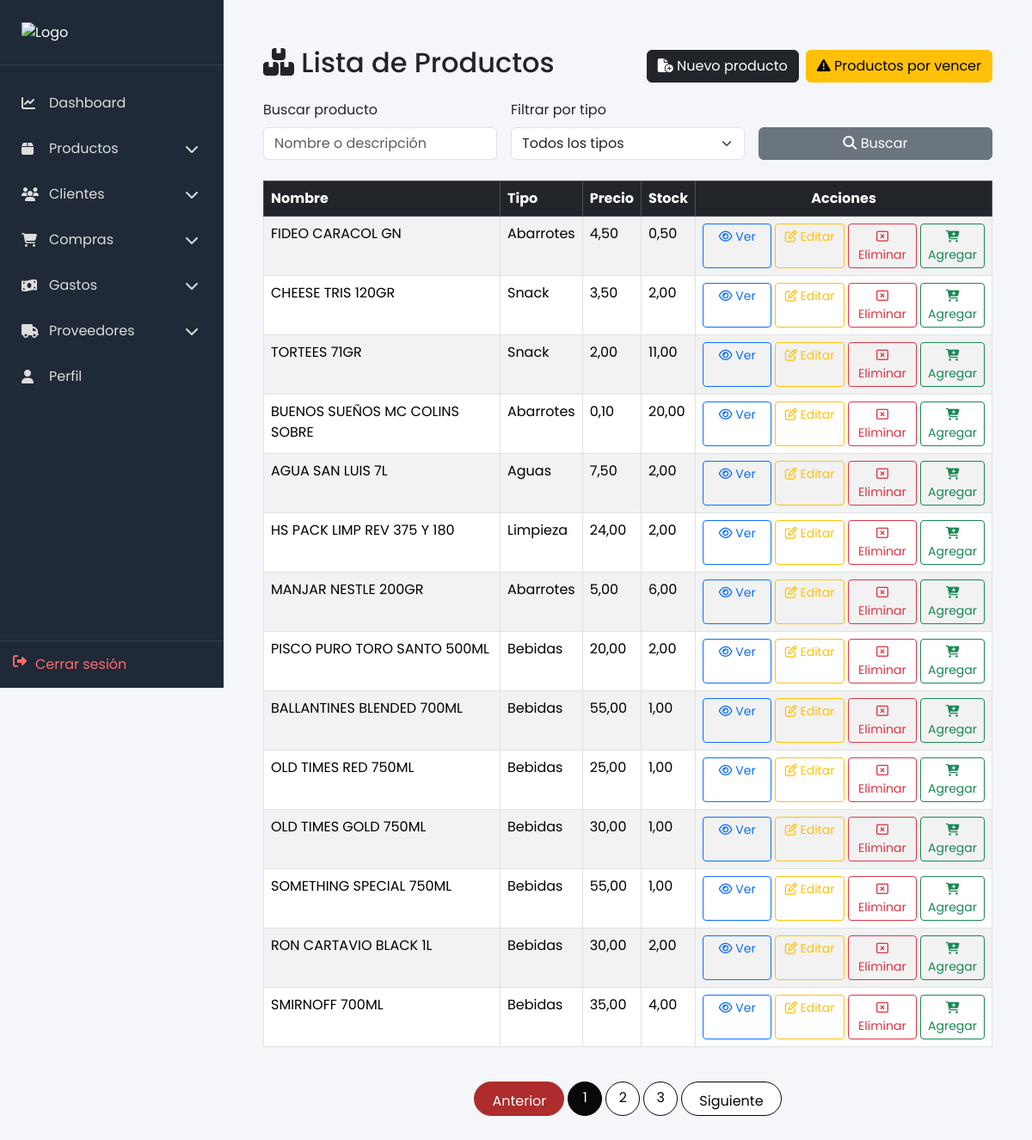
The app's page /productos/, older data.
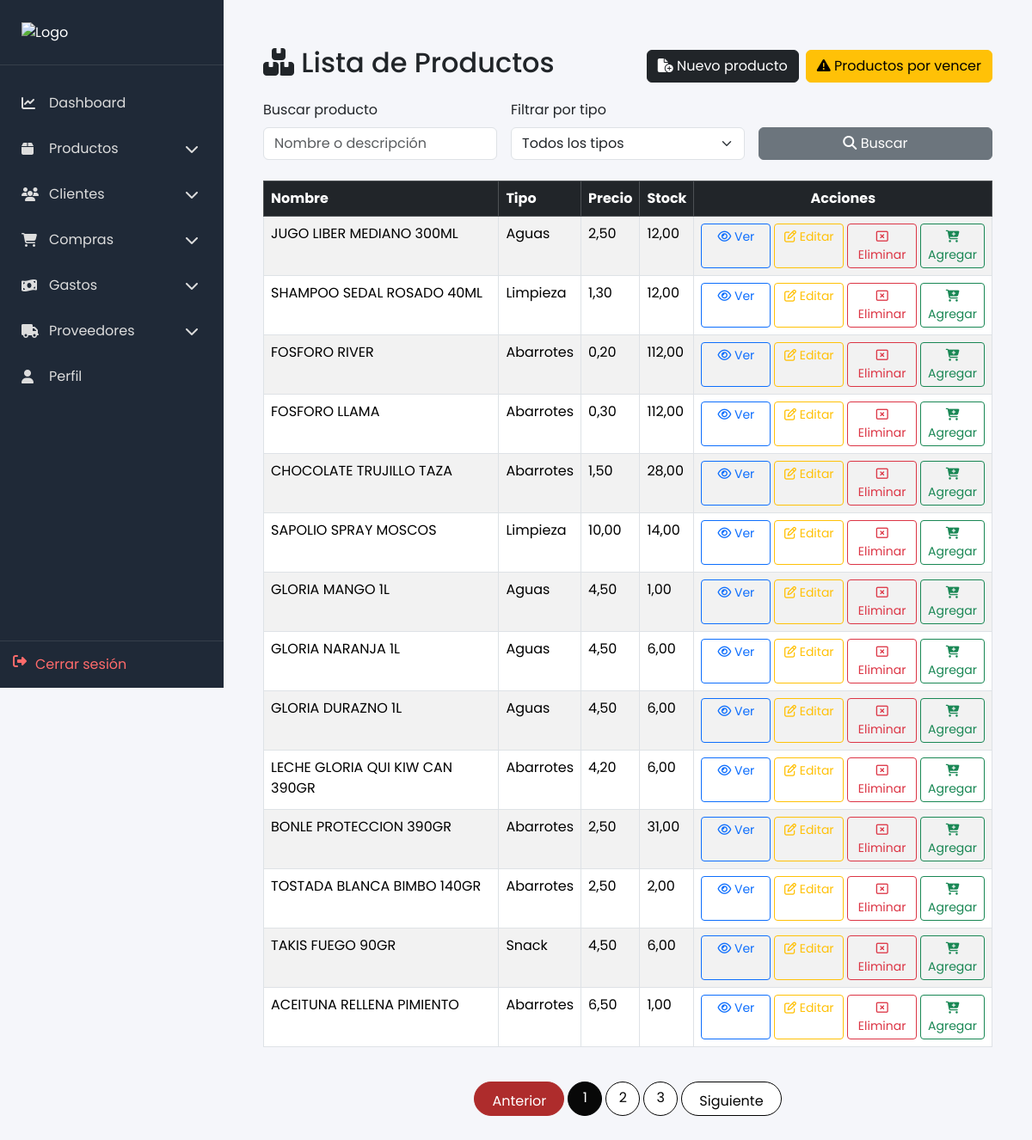
The same page, newer data.
### productos/models.py (models this page shows, shortened)
class Producto(models.Model):
    nombre = models.CharField(max_length=200)
    precio = models.DecimalField(max_digits=10, decimal_places=2)
    costo = models.DecimalField(max_digits=10, decimal_places=2, default=0.00)
    stock = models.DecimalField(max_digits=10, decimal_places=2, default=0.00)
    tipoProducto = models.CharField(max_length=100)
    unidadMedida = models.CharField(max_length=50, blank=True)
    fechaVencimiento = models.DateField(blank=True, null=True)
    detalle = models.TextField(blank=True)
    imagen = models.CharField(max_length=255, blank=True)
    created_at = models.DateTimeField(auto_now_add=True)
    updated_at = models.DateTimeField(auto_now=True)

### productos/views.py (the view)
# urls.py: path('', views.lista_productos, name='lista_productos'),
def lista_productos(request):
	query = request.GET.get('q', '').strip()
	tipo = request.GET.get('tipo', '').strip()
	productos = Producto.objects.all().order_by('-created_at')
	if query:
		productos = productos.filter(
			Q(nombre__icontains=query) | Q(detalle__icontains=query)
		)
	if tipo:
		productos = productos.filter(tipoProducto__iexact=tipo)
	tipos_disponibles = Producto.objects.values_list('tipoProducto', flat=True).distinct().order_by('tipoProducto')
	paginator = Paginator(productos, 14)  # Mostrar 14 productos por página
	page_number = request.GET.get('page')
	page_obj = paginator.get_page(page_number)
	return render(request, 'productos/lista_productos.html', {
		'page_obj': page_obj,
		'query': query,
		'tipo': tipo,
		'tipos_disponibles': tipos_disponibles,
	})

### productos/templates/productos/lista_productos.html (shortened to what the changed rows need)
{% extends 'base_admin.html' %}
{% block content %}
<div class="container-fluid px-3">
  <br>
  <div class="d-flex flex-column flex-lg-row justify-content-between align-items-start align-items-lg-center gap-3 mb-3">
    <h2><i class="fa-solid fa-boxes-stacked"></i> Lista de Productos</h2>
  </div>
  <div class="table-responsive">
    <table class="table table-striped table-hover table-bordered">
      <thead>
        <tr class="table-dark">
          <th>Nombre</th>
          <th>Tipo</th>
          <th>Precio</th>
          <th>Stock</th>
          <th class="text-center">Acciones</th>
        </tr>
      </thead>
      <tbody>
        {% for p in page_obj.object_list %}
        <tr>
          <td>{{ p.nombre }}</td>
          <td>{{ p.tipoProducto }}</td>
          <td>{{ p.precio }}</td>
          <td>{{ p.stock }}</td>
          <td class="text-center">
            <div class="d-flex flex-column flex-lg-row gap-1 justify-content-center align-items-stretch">
              <a class="btn btn-sm btn-outline-primary w-100 w-lg-auto" href="{% url 'detalle_producto' p.pk %}"><i class="fa-regular fa-eye"></i> Ver</a>
              <a class="btn btn-sm btn-outline-warning w-100 w-lg-auto" href="{% url 'editar_producto' p.pk %}"><i class="fa-regular fa-pen-to-square"></i> Editar</a>
              <a class="btn btn-sm btn-outline-danger w-100 w-lg-auto" href="{% url 'eliminar_producto' p.pk %}"><i class="fa-regular fa-rectangle-xmark"></i> Eliminar</a>
              <form method="post" action="{% url 'agregar_carrito' p.pk %}" class="w-100">
                <button type="submit" class="btn btn-sm btn-outline-success w-100 w-lg-auto"><i class="fa-solid fa-cart-plus"></i> Agregar</button>
              </form>
            </div>
          </td>
        </tr>
        {% empty %}
        <tr><td colspan="5">No hay productos registrados.</td></tr>
        {% endfor %}
      </tbody>
    </table>
  </div>
</div>
{% if page_obj.paginator.num_pages > 1 %}
<nav aria-label="Paginación" class="mt-4">
  <ul class="pagination justify-content-center">
    {% for num in page_obj.paginator.page_range %}
      {% if num == page_obj.number %}
        <li class="page-item active"><span class="page-link">{{ num }}</span></li>
      {% elif num >= page_obj.number|add:'-2' and num <= page_obj.number|add:'2' %}
        <li class="page-item"><a class="page-link" href="?q={{ query }}&tipo={{ tipo }}&page={{ num }}">{{ num }}</a></li>
      {% endif %}
    {% endfor %}
  </ul>
</nav>
{% endif %}
{% endblock %}

Row changes from the older to the newer data that the page shows:
no longer on this page (row unchanged): Producto: nombre "FIDEO CARACOL GN", tipoProducto "Abarrotes", precio "4,50", stock "0,50"
no longer on this page (row unchanged): Producto: nombre "CHEESE TRIS 120GR", tipoProducto "Snack", precio "3,50", stock "2,00"
no longer on this page (row unchanged): Producto: nombre "TORTEES 71GR", tipoProducto "Snack", precio "2,00", stock "11,00"
no longer on this page (row unchanged): Producto: nombre "BUENOS SUEÑOS MC COLINS SOBRE", tipoProducto "Abarrotes", precio "0,10", stock "20,00"
no longer on this page (row unchanged): Producto: nombre "AGUA SAN LUIS 7L", tipoProducto "Aguas", precio "7,50", stock "2,00"
no longer on this page (row unchanged): Producto: nombre "HS PACK LIMP REV 375 Y 180", tipoProducto "Limpieza", precio "24,00", stock "2,00"
no longer on this page (row unchanged): Producto: nombre "MANJAR NESTLE 200GR", tipoProducto "Abarrotes", precio "5,00", stock "6,00"
no longer on this page (row unchanged): Producto: nombre "PISCO PURO TORO SANTO 500ML", tipoProducto "Bebidas", precio "20,00", stock "2,00"
no longer on this page (row unchanged): Producto: nombre "BALLANTINES BLENDED 700ML", tipoProducto "Bebidas", precio "55,00", stock "1,00"
no longer on this page (row unchanged): Producto: nombre "OLD TIMES RED 750ML", tipoProducto "Bebidas", precio "25,00", stock "1,00"
no longer on this page (row unchanged): Producto: nombre "OLD TIMES GOLD 750ML", tipoProducto "Bebidas", precio "30,00", stock "1,00"
no longer on this page (row unchanged): Producto: nombre "SOMETHING SPECIAL 750ML", tipoProducto "Bebidas", precio "55,00", stock "1,00"
no longer on this page (row unchanged): Producto: nombre "RON CARTAVIO BLACK 1L", tipoProducto "Bebidas", precio "30,00", stock "2,00"
no longer on this page (row unchanged): Producto: nombre "SMIRNOFF 700ML", tipoProducto "Bebidas", precio "35,00", stock "4,00"
added Producto: nombre "JUGO LIBER MEDIANO 300ML", tipoProducto "Aguas", precio "2,50", stock "12,00"
added Producto: nombre "SHAMPOO SEDAL ROSADO 40ML", tipoProducto "Limpieza", precio "1,30", stock "12,00"
added Producto: nombre "FOSFORO RIVER", tipoProducto "Abarrotes", precio "0,20", stock "112,00"
added Producto: nombre "FOSFORO LLAMA", tipoProducto "Abarrotes", precio "0,30", stock "112,00"
added Producto: nombre "CHOCOLATE TRUJILLO TAZA", tipoProducto "Abarrotes", precio "1,50", stock "28,00"
added Producto: nombre "SAPOLIO SPRAY MOSCOS", tipoProducto "Limpieza", precio "10,00", stock "14,00"
added Producto: nombre "GLORIA MANGO 1L", tipoProducto "Aguas", precio "4,50", stock "1,00"
added Producto: nombre "GLORIA NARANJA 1L", tipoProducto "Aguas", precio "4,50", stock "6,00"
added Producto: nombre "GLORIA DURAZNO 1L", tipoProducto "Aguas", precio "4,50", stock "6,00"
added Producto: nombre "LECHE GLORIA QUI KIW CAN 390GR", tipoProducto "Abarrotes", precio "4,20", stock "6,00"
added Producto: nombre "BONLE PROTECCION 390GR", tipoProducto "Abarrotes", precio "2,50", stock "31,00"
added Producto: nombre "TOSTADA BLANCA BIMBO 140GR", tipoProducto "Abarrotes", precio "2,50", stock "2,00"
added Producto: nombre "TAKIS FUEGO 90GR", tipoProducto "Snack", precio "4,50", stock "6,00"
added Producto: nombre "ACEITUNA RELLENA PIMIENTO", tipoProducto "Abarrotes", precio "6,50", stock "1,00"
